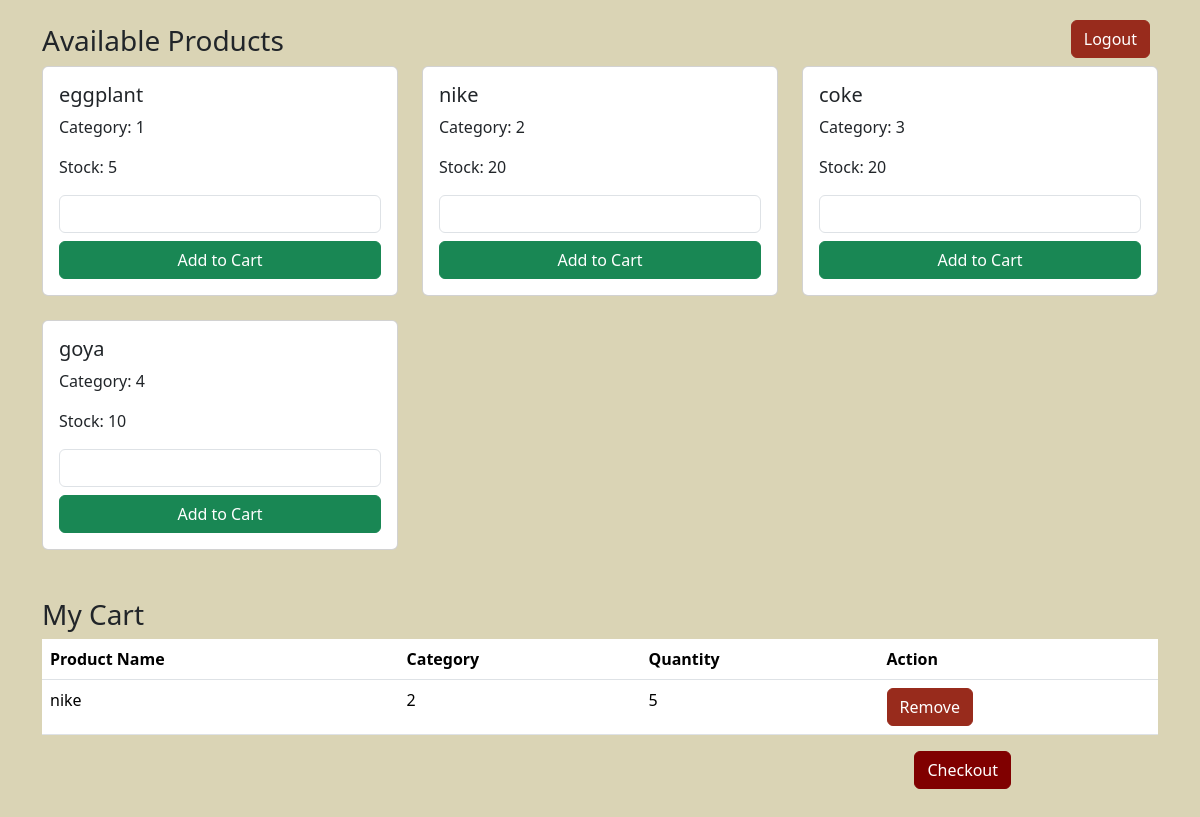
Page /negro3b/products.php (signed in) on the earlier database version.
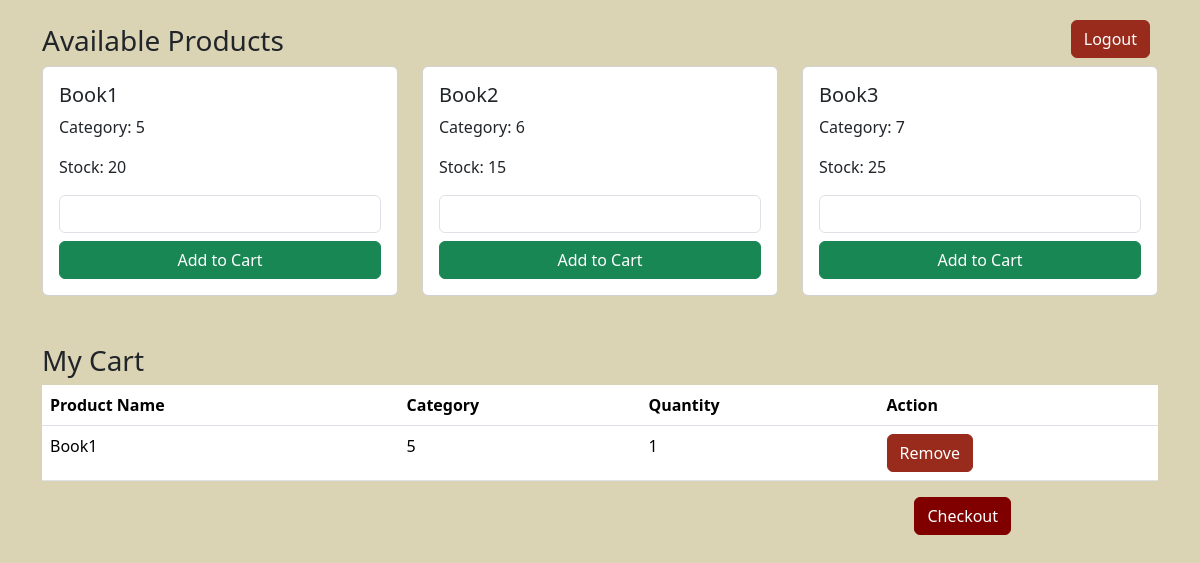
Same page on the later database version.
### tables this page shows
CREATE TABLE `product_table` (
  `id` int(11) NOT NULL,
  `Product_Name` varchar(45) NOT NULL,
  `Category` int(45) NOT NULL,
  `Quantity` int(11) NOT NULL,
  `Date_Purchase` date NOT NULL
);

### negro3b/products.php (the view, shortened to what this page needs)
<?php
$connection = new Connection();
$pdo = $connection->openConnection();
$query = "SELECT * FROM product_table";
$stmt = $pdo->prepare($query);
$stmt->execute();
$products = $stmt->fetchAll(PDO::FETCH_OBJ);
$cartItems = $_SESSION['cart'];
?>
<!DOCTYPE html>
<html lang="en">
<head>
    <link href="https://cdn.jsdelivr.net/npm/bootstrap@5.3.2/dist/css/bootstrap.min.css" rel="stylesheet">
</head>
<body>
    <div class="container mt-4">
        <a href="logout.php" class="btn btn-danger logout-btn">Logout</a>
        <h3>Available Products</h3>
        <div class="row gy-4">
            <?php foreach ($products as $product): ?>
                <div class="col-md-4">
                    <div class="card">
                        <div class="card-body">
                            <h5 class="card-title"><?= htmlspecialchars($product->Product_Name); ?></h5>
                            <p>Category: <?= htmlspecialchars($product->Category); ?></p>
                            <p>Stock: <?= htmlspecialchars($product->Quantity); ?></p>
                            <form method="POST">
                                <input type="number" name="quantity" class="form-control mb-2" min="1" max="<?= $product->Quantity; ?>" required>
                                <button type="submit" name="addToCart" class="btn btn-success w-100">Add to Cart</button>
                            </form>
                        </div>
                    </div>
                </div>
            <?php endforeach; ?>
        </div>
        <h3 class="mt-5">My Cart</h3>
        <?php if (!empty($cartItems)): ?>
            <form method="POST">
                <table class="table table-hover">
                    <thead>
                        <tr>
                            <th>Product Name</th>
                            <th>Category</th>
                            <th>Quantity</th>
                            <th>Action</th>
                        </tr>
                    </thead>
                    <tbody>
                        <?php foreach ($cartItems as $productId => $item): ?>
                            <tr>
                                <td><?= htmlspecialchars($item['name']); ?></td>
                                <td><?= htmlspecialchars($item['category']); ?></td>
                                <td><?= htmlspecialchars($item['quantity']); ?></td>
                                <td>
                                    <form method="POST" style="display:inline;">
                                        <button type="submit" class="btn btn-danger" name="removeFromCart">Remove</button>
                                    </form>
                                </td>
                            </tr>
                        <?php endforeach; ?>
                    </tbody>
                </table>
                <button type="submit" name="checkout" class="btn btn-primary checkout-btn">Checkout</button>
            </form>
        <?php else: ?>
            <p>Your cart is empty.</p>
        <?php endif; ?>
    </div>
</body>
</html>

Differences in the rows shown:
removed product_table: Product_Name "eggplant", Category "1", Quantity "5", shown under "Available Products"
removed product_table: Product_Name "nike", Category "2", Quantity "20", quantity "5"
removed product_table: Product_Name "coke", Category "3", Quantity "20", shown under "Available Products"
removed product_table: Product_Name "goya", Category "4", Quantity "10", shown under "Available Products"
added product_table: Product_Name "Book1", Category "5", Quantity "20", quantity "1"
added product_table: Product_Name "Book2", Category "6", Quantity "15", shown under "Available Products"
added product_table: Product_Name "Book3", Category "7", Quantity "25", shown under "Available Products"
